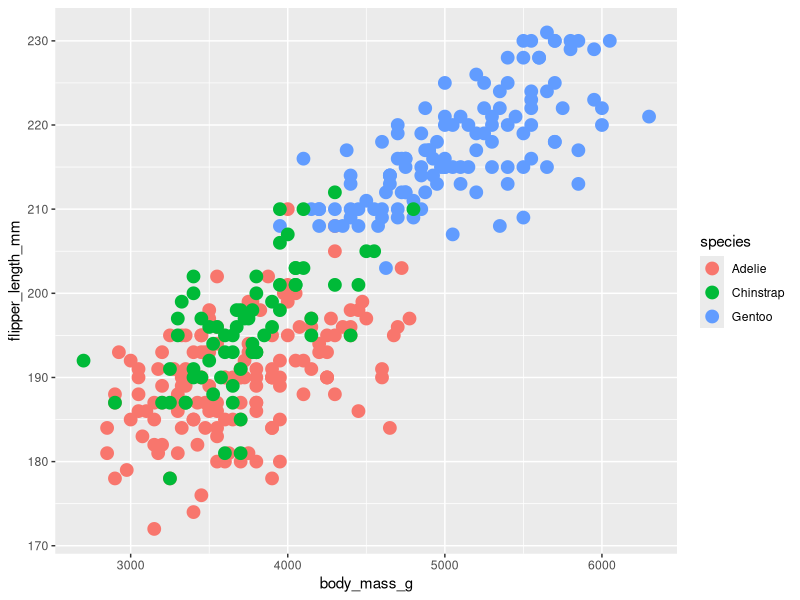

The R source for this figure:
## ---- chunk 1
knitr::opts_chunk$set(echo = TRUE)

library(tidyverse)
library(palmerpenguins)
## ---- chunk 2
head(penguins)
## ---- chunk 3
ggplot(data=penguins, aes(x=body_mass_g, y=flipper_length_mm))+geom_point(aes(color = species), size = 4)
